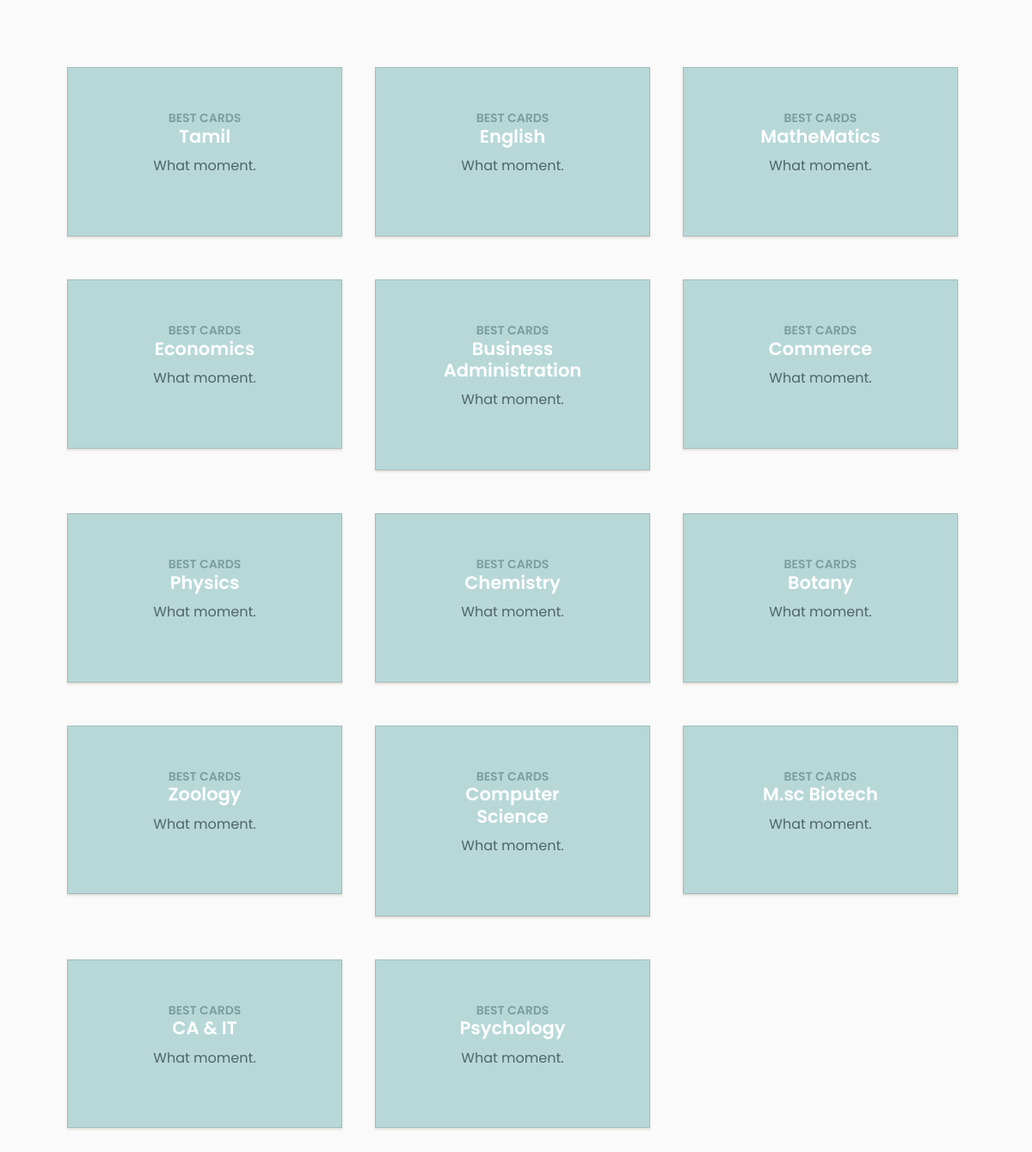
The page /aaaaaaaaaaaaaaaaaaaaaaaaaaaaaaaaaaaaa/harish/admin-sidebar/department-show.php on the database its author committed.
### tables this page shows
CREATE TABLE `departments` (
  `department_names` varchar(100) NOT NULL
);

### aaaaaaaaaaaaaaaaaaaaaaaaaaaaaaaaaaaaa/harish/admin-sidebar/department-show.php (the view, shortened to what this page needs)
<!doctype html>
<html lang="en">
<head>
	<link rel="stylesheet" href="https://stackpath.bootstrapcdn.com/font-awesome/4.7.0/css/font-awesome.min.css">
	<link rel="stylesheet" href="css/style.css">
</head>
<body>
<div id="content" class="p-4 p-md-5 pt-5">
<div class="grey-bg container-fluid">
    <section id="minimal-statistics">
      <div class="container bootstrap snippets bootdeys">
        <div class="row">
<?php
$connection=mysqli_connect("localhost",'root','','online_examination_with_security');
if($connection)
{
    $query='select * from departments';
    $result=mysqli_query($connection,$query);
    while($row=mysqli_fetch_array($result))
    {
?>
            <div class="col-md-4 col-sm-6 content-card">
                <div class="card-big-shadow">
                    <div class="card card-just-text" data-background="color" data-color="blue" data-radius="none">
                        <div class="content">
                            <h6 class="category">Best cards</h6>
                            <h4 class="title"><a href="#"><?php echo($row[0]); ?></a></h4>
                            <p class="description">What moment. </p>
                        </div>
                    </div>
                </div>
            </div>
<?php
    }
}
else
{
    die('something went wrong'.mysqli_connect_error());
}
?>
                    </div>
                </div>
            </section>
        </div>
    </div>
</body>
</html>

### aaaaaaaaaaaaaaaaaaaaaaaaaaaaaaaaaaaaa/harish/admin-sidebar/department-show.php (style rules this page uses)
body { margin-top:0px; }
.card-big-shadow { max-width: 320px; position: relative; }
.card[data-radius="none"] { border-radius: 0px; }
.card { border-radius: 8px; box-shadow: 0 2px 2px rgba(204, 197, 185, 0.5); background-color: #FFFFFF; color: #252422; margin-bottom: 20px; position: relative; z-index: 1; }
.card[data-background="image"] .title, .card[data-background="image"] .stats, .card[data-background="image"] .category, .card[data-background="image"] .description, .card[data-background="image"] .content, .card[data-background="image"] .card-footer, .card[data-background="image"] small, .card[data-background="image"] .content a, .card[data-background="color"] .title, .card[data-background="color"] .stats, .card[data-background="color"] .category, .card[data-background="color"] .description, .card[data-background="color"] .content, .card[data-background="color"] .card-footer, .card[data-background="color"] small, .card[data-background="color"] .content a { color: #FFFFFF; }
.card.card-just-text .content { padding: 50px 65px; text-align: center; }
.card .content { padding: 20px 20px 10px 20px; }
.card[data-color="blue"] .category { color: #7a9e9f; }
.card .category, .card .label { font-size: 14px; margin-bottom: 0px; }
.card-big-shadow:before { background-image: url("http://static.tumblr.com/i21wc39/coTmrkw40/shadow.png"); background-position: center bottom; background-repeat: no-repeat; background-size: 100% 100%; bottom: -12%; content: ""; display: block; left: -12%; position: absolute; right: 0; top: 0; z-index: 0; }
h4, .h4 { font-size: 1.5em; font-weight: 600; line-height: 1.2em; }
h6, .h6 { font-size: 0.9em; font-weight: 600; text-transform: uppercase; }
.card .description { font-size: 16px; color: #66615b; }
.content-card { margin-top:30px; }
.card[data-color="blue"] { background: #b8d8d8; }
.card[data-color="blue"] .description { color: #506568; }

### rows shown on the page
departments: department_names "Tamil"
departments: department_names "English"
departments: department_names "MatheMatics"
departments: department_names "Economics"
departments: department_names "Business Administration"
departments: department_names "Commerce"
departments: department_names "Physics"
departments: department_names "Chemistry"
departments: department_names "Botany"
departments: department_names "Zoology"
departments: department_names "Computer Science"
departments: department_names "M.sc Biotech"
departments: department_names "CA & IT"
departments: department_names "Psychology"
